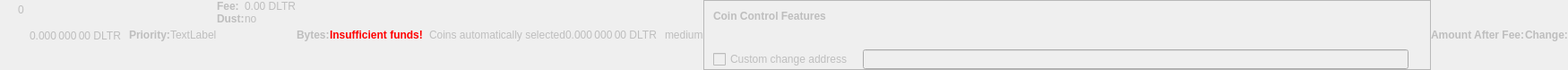
    <widget class="QWidget" name="dummyHideWidget" native="true">
     <property name="enabled">
      <bool>false</bool>
     </property>
     <property name="maximumSize">
      <size>
       <width>100</width>
       <height>22</height>
      </size>
     </property>
     <layout class="QHBoxLayout" name="dummyHideLayout">
      <property name="spacing">
       <number>0</number>
      </property>
      <property name="leftMargin">
       <number>0</number>
      </property>
      <property name="topMargin">
       <number>0</number>
      </property>
      <property name="rightMargin">
       <number>0</number>
      </property>
      <property name="bottomMargin">
       <number>0</number>
      </property>
      <item>
       <layout class="QFormLayout" name="formLayoutCoinControl1">
        <property name="horizontalSpacing">
         <number>10</number>
        </property>
        <property name="verticalSpacing">
         <number>14</number>
        </property>
        <property name="leftMargin">
         <number>10</number>
        </property>
        <property name="topMargin">
         <number>4</number>
        </property>
        <property name="rightMargin">
         <number>6</number>
        </property>
        <item row="0" column="1">
         <widget class="QLabel" name="labelCoinControlBytes">
          <property name="cursor">
           <cursorShape>IBeamCursor</cursorShape>
          </property>
          <property name="contextMenuPolicy">
           <enum>Qt::ActionsContextMenu</enum>
          </property>
          <property name="text">
           <string notr="true">0</string>
          </property>
          <property name="textInteractionFlags">
           <set>Qt::LinksAccessibleByMouse|Qt::TextSelectableByKeyboard|Qt::TextSelectableByMouse</set>
          </property>
         </widget>
        </item>
       </layout>
      </item>
      <item>
       <widget class="QLabel" name="labelCoinControlAfterFee">
        <property name="enabled">
         <bool>false</bool>
        </property>
        <property name="sizePolicy">
         <sizepolicy hsizetype="Fixed" vsizetype="Fixed">
          <horstretch>0</horstretch>
          <verstretch>0</verstretch>
         </sizepolicy>
        </property>
        <property name="minimumSize">
         <size>
          <width>111</width>
          <height>12</height>
         </size>
        </property>
        <property name="maximumSize">
         <size>
          <width>111</width>
          <height>12</height>
         </size>
        </property>
        <property name="cursor">
         <cursorShape>IBeamCursor</cursorShape>
        </property>
        <property name="contextMenuPolicy">
         <enum>Qt::ActionsContextMenu</enum>
        </property>
        <property name="text">
         <string notr="true">0.000 000 00 DLTR</string>
        </property>
        <property name="textInteractionFlags">
         <set>Qt::LinksAccessibleByMouse|Qt::TextSelectableByKeyboard|Qt::TextSelectableByMouse</set>
        </property>
       </widget>
      </item>
      <item>
       <widget class="QLabel" name="labelCoinControlPriorityText">
        <property name="enabled">
         <bool>false</bool>
        </property>
        <property name="font">
         <font>
          <weight>75</weight>
          <bold>true</bold>
         </font>
        </property>
        <property name="text">
         <string>Priority:</string>
        </property>
       </widget>
      </item>
      <item>
       <layout class="QHBoxLayout" name="horizontalLayout">
        <item>
         <widget class="QLabel" name="WarningLabel">
          <property name="text">
           <string>TextLabel</string>
          </property>
         </widget>
        </item>
       </layout>
      </item>
      <item>
       <layout class="QFormLayout" name="formLayoutCoinControl3">
        <property name="horizontalSpacing">
         <number>0</number>
        </property>
        <property name="verticalSpacing">
         <number>0</number>
        </property>
        <property name="leftMargin">
         <number>0</number>
        </property>
        <property name="topMargin">
         <number>0</number>
        </property>
        <property name="rightMargin">
         <number>0</number>
        </property>
        <item row="0" column="0">
         <widget class="QLabel" name="labelCoinControlFeeText">
          <property name="enabled">
           <bool>false</bool>
          </property>
          <property name="font">
           <font>
            <weight>75</weight>
            <bold>true</bold>
           </font>
          </property>
          <property name="text">
           <string>Fee:</string>
          </property>
          <property name="margin">
           <number>0</number>
          </property>
         </widget>
        </item>
        <item row="0" column="1">
         <widget class="QLabel" name="labelCoinControlFee">
          <property name="enabled">
           <bool>false</bool>
          </property>
          <property name="cursor">
           <cursorShape>IBeamCursor</cursorShape>
          </property>
          <property name="contextMenuPolicy">
           <enum>Qt::ActionsContextMenu</enum>
          </property>
          <property name="text">
           <string notr="true">0.00 DLTR</string>
          </property>
          <property name="textInteractionFlags">
           <set>Qt::LinksAccessibleByMouse|Qt::TextSelectableByKeyboard|Qt::TextSelectableByMouse</set>
          </property>
         </widget>
        </item>
        <item row="1" column="0">
         <widget class="QLabel" name="labelCoinControlLowOutputText">
          <property name="enabled">
           <bool>false</bool>
          </property>
          <property name="font">
           <font>
            <weight>75</weight>
            <bold>true</bold>
           </font>
          </property>
          <property name="text">
           <string>Dust:</string>
          </property>
         </widget>
        </item>
        <item row="1" column="1">
         <widget class="QLabel" name="labelCoinControlLowOutput">
          <property name="enabled">
           <bool>false</bool>
          </property>
          <property name="cursor">
           <cursorShape>IBeamCursor</cursorShape>
          </property>
          <property name="contextMenuPolicy">
           <enum>Qt::ActionsContextMenu</enum>
          </property>
          <property name="text">
           <string>no</string>
          </property>
          <property name="textInteractionFlags">
           <set>Qt::LinksAccessibleByMouse|Qt::TextSelectableByKeyboard|Qt::TextSelectableByMouse</set>
          </property>
         </widget>
        </item>
       </layout>
      </item>
      <item>
       <widget class="QLabel" name="labelCoinControlBytesText">
        <property name="enabled">
         <bool>false</bool>
        </property>
        <property name="font">
         <font>
          <weight>75</weight>
          <bold>true</bold>
         </font>
        </property>
        <property name="text">
         <string>Bytes:</string>
        </property>
       </widget>
      </item>
      <item>
       <layout class="QFormLayout" name="formLayoutCoinControl2">
        <property name="horizontalSpacing">
         <number>0</number>
        </property>
        <property name="verticalSpacing">
         <number>0</number>
        </property>
        <property name="leftMargin">
         <number>0</number>
        </property>
        <property name="topMargin">
         <number>0</number>
        </property>
        <property name="rightMargin">
         <number>0</number>
        </property>
       </layout>
      </item>
      <item>
       <layout class="QHBoxLayout" name="horizontalLayoutCoinControl2">
        <property name="spacing">
         <number>0</number>
        </property>
        <property name="bottomMargin">
         <number>0</number>
        </property>
       </layout>
      </item>
      <item>
       <widget class="QLabel" name="labelCoinControlInsuffFunds">
        <property name="enabled">
         <bool>false</bool>
        </property>
        <property name="minimumSize">
         <size>
          <width>0</width>
          <height>0</height>
         </size>
        </property>
        <property name="font">
         <font>
          <weight>75</weight>
          <bold>true</bold>
         </font>
        </property>
        <property name="styleSheet">
         <string notr="true">color:red;font-weight:bold;</string>
        </property>
        <property name="text">
         <string>Insufficient funds!</string>
        </property>
        <property name="margin">
         <number>5</number>
        </property>
       </widget>
      </item>
      <item>
       <layout class="QFormLayout" name="formLayoutCoinControl4">
        <property name="horizontalSpacing">
         <number>0</number>
        </property>
        <property name="verticalSpacing">
         <number>0</number>
        </property>
        <property name="leftMargin">
         <number>0</number>
        </property>
        <property name="topMargin">
         <number>0</number>
        </property>
        <property name="rightMargin">
         <number>0</number>
        </property>
       </layout>
      </item>
      <item>
       <widget class="QLabel" name="labelCoinControlChangeLabel">
        <property name="enabled">
         <bool>false</bool>
        </property>
        <property name="sizePolicy">
         <sizepolicy hsizetype="Preferred" vsizetype="Expanding">
          <horstretch>0</horstretch>
          <verstretch>0</verstretch>
         </sizepolicy>
        </property>
        <property name="minimumSize">
         <size>
          <width>0</width>
          <height>0</height>
         </size>
        </property>
        <property name="text">
         <string/>
        </property>
        <property name="margin">
         <number>3</number>
        </property>
       </widget>
      </item>
      <item>
       <widget class="QLabel" name="labelCoinControlAutomaticallySelected">
        <property name="enabled">
         <bool>false</bool>
        </property>
        <property name="sizePolicy">
         <sizepolicy hsizetype="Fixed" vsizetype="Fixed">
          <horstretch>0</horstretch>
          <verstretch>0</verstretch>
         </sizepolicy>
        </property>
        <property name="minimumSize">
         <size>
          <width>0</width>
          <height>0</height>
         </size>
        </property>
        <property name="maximumSize">
         <size>
          <width>240</width>
          <height>16777215</height>
         </size>
        </property>
        <property name="text">
         <string>Coins automatically selected</string>
        </property>
        <property name="margin">
         <number>5</number>
        </property>
       </widget>
      </item>
      <item>
       <widget class="QLabel" name="labelCoinControlChange">
        <property name="enabled">
         <bool>false</bool>
        </property>
        <property name="sizePolicy">
         <sizepolicy hsizetype="Fixed" vsizetype="Fixed">
          <horstretch>0</horstretch>
          <verstretch>0</verstretch>
         </sizepolicy>
        </property>
        <property name="minimumSize">
         <size>
          <width>111</width>
          <height>0</height>
         </size>
        </property>
        <property name="maximumSize">
         <size>
          <width>111</width>
          <height>16777215</height>
         </size>
        </property>
        <property name="cursor">
         <cursorShape>IBeamCursor</cursorShape>
        </property>
        <property name="contextMenuPolicy">
         <enum>Qt::ActionsContextMenu</enum>
        </property>
        <property name="text">
         <string notr="true">0.000 000 00 DLTR</string>
        </property>
        <property name="textInteractionFlags">
         <set>Qt::LinksAccessibleByMouse|Qt::TextSelectableByKeyboard|Qt::TextSelectableByMouse</set>
        </property>
       </widget>
      </item>
      <item>
       <widget class="QLabel" name="labelCoinControlPriority">
        <property name="enabled">
         <bool>false</bool>
        </property>
        <property name="cursor">
         <cursorShape>IBeamCursor</cursorShape>
        </property>
        <property name="contextMenuPolicy">
         <enum>Qt::ActionsContextMenu</enum>
        </property>
        <property name="text">
         <string>medium</string>
        </property>
        <property name="textInteractionFlags">
         <set>Qt::LinksAccessibleByMouse|Qt::TextSelectableByKeyboard|Qt::TextSelectableByMouse</set>
        </property>
       </widget>
      </item>
      <item>
       <widget class="QFrame" name="frameCoinControl">
        <property name="sizePolicy">
         <sizepolicy hsizetype="Expanding" vsizetype="Expanding">
          <horstretch>0</horstretch>
          <verstretch>0</verstretch>
         </sizepolicy>
        </property>
        <property name="maximumSize">
         <size>
          <width>16777215</width>
          <height>16777215</height>
         </size>
        </property>
        <property name="frameShape">
         <enum>QFrame::StyledPanel</enum>
        </property>
        <property name="frameShadow">
         <enum>QFrame::Sunken</enum>
        </property>
        <layout class="QVBoxLayout" name="verticalLayoutCoinControl2_2">
         <property name="spacing">
          <number>0</number>
         </property>
         <property name="leftMargin">
          <number>0</number>
         </property>
         <property name="topMargin">
          <number>0</number>
         </property>
         <property name="rightMargin">
          <number>0</number>
         </property>
         <property name="bottomMargin">
          <number>0</number>
         </property>
         <item>
          <layout class="QVBoxLayout" name="verticalLayoutCoinControl" stretch="0,0,0,1">
           <property name="spacing">
            <number>0</number>
           </property>
           <property name="leftMargin">
            <number>10</number>
           </property>
           <property name="topMargin">
            <number>10</number>
           </property>
           <item>
            <layout class="QHBoxLayout" name="horizontalLayoutCoinControl1">
             <property name="bottomMargin">
              <number>15</number>
             </property>
             <item>
              <widget class="QLabel" name="labelCoinControlFeatures">
               <property name="enabled">
                <bool>false</bool>
               </property>
               <property name="sizePolicy">
                <sizepolicy hsizetype="Preferred" vsizetype="Maximum">
                 <horstretch>0</horstretch>
                 <verstretch>0</verstretch>
                </sizepolicy>
               </property>
               <property name="font">
                <font>
                 <weight>75</weight>
                 <bold>true</bold>
                </font>
               </property>
               <property name="styleSheet">
                <string notr="true">font-weight:bold;</string>
               </property>
               <property name="text">
                <string>Coin Control Features</string>
               </property>
              </widget>
             </item>
            </layout>
           </item>
           <item>
            <widget class="QWidget" name="widgetCoinControl" native="true">
             <property name="sizePolicy">
              <sizepolicy hsizetype="Preferred" vsizetype="Preferred">
               <horstretch>0</horstretch>
               <verstretch>0</verstretch>
              </sizepolicy>
             </property>
             <property name="minimumSize">
              <size>
               <width>0</width>
               <height>0</height>
              </size>
             </property>
             <property name="styleSheet">
              <string notr="true"/>
             </property>
             <layout class="QHBoxLayout" name="horizontalLayoutCoinControl5_2">
              <property name="leftMargin">
               <number>0</number>
              </property>
              <property name="topMargin">
               <number>0</number>
              </property>
              <property name="rightMargin">
               <number>0</number>
              </property>
              <property name="bottomMargin">
               <number>0</number>
              </property>
              <item>
               <layout class="QHBoxLayout" name="horizontalLayoutCoinControl3">
                <property name="spacing">
                 <number>20</number>
                </property>
                <property name="topMargin">
                 <number>0</number>
                </property>
                <property name="bottomMargin">
                 <number>10</number>
                </property>
               </layout>
              </item>
             </layout>
            </widget>
           </item>
           <item>
            <layout class="QHBoxLayout" name="horizontalLayoutCoinControl4" stretch="0,0,0">
             <property name="spacing">
              <number>12</number>
             </property>
             <property name="sizeConstraint">
              <enum>QLayout::SetDefaultConstraint</enum>
             </property>
             <property name="topMargin">
              <number>5</number>
             </property>
             <property name="rightMargin">
              <number>5</number>
             </property>
             <item>
              <widget class="QCheckBox" name="checkBoxCoinControlChange">
               <property name="enabled">
                <bool>false</bool>
               </property>
               <property name="toolTip">
                <string>If this is activated, but the change address is empty or invalid, change will be sent to a newly generated address.</string>
               </property>
               <property name="text">
                <string>Custom change address</string>
               </property>
              </widget>
             </item>
             <item>
              <widget class="QValidatedLineEdit" name="lineEditCoinControlChange">
               <property name="enabled">
                <bool>false</bool>
               </property>
               <property name="sizePolicy">
                <sizepolicy hsizetype="Expanding" vsizetype="Fixed">
                 <horstretch>0</horstretch>
                 <verstretch>0</verstretch>
                </sizepolicy>
               </property>
              </widget>
             </item>
             <item>
              <widget class="QLabel" name="labelCoinControlChangeLabel_2">
               <property name="sizePolicy">
                <sizepolicy hsizetype="Preferred" vsizetype="Expanding">
                 <horstretch>0</horstretch>
                 <verstretch>0</verstretch>
                </sizepolicy>
               </property>
               <property name="minimumSize">
                <size>
                 <width>0</width>
                 <height>0</height>
                </size>
               </property>
               <property name="text">
                <string/>
               </property>
               <property name="margin">
                <number>3</number>
               </property>
              </widget>
             </item>
            </layout>
           </item>
           <item>
            <spacer name="verticalSpacerCoinControl">
             <property name="orientation">
              <enum>Qt::Vertical</enum>
             </property>
             <property name="sizeHint" stdset="0">
              <size>
               <width>800</width>
               <height>1</height>
              </size>
             </property>
            </spacer>
           </item>
          </layout>
         </item>
        </layout>
       </widget>
      </item>
      <item>
       <widget class="QLabel" name="labelCoinControlAfterFeeText">
        <property name="enabled">
         <bool>false</bool>
        </property>
        <property name="minimumSize">
         <size>
          <width>0</width>
          <height>0</height>
         </size>
        </property>
        <property name="maximumSize">
         <size>
          <width>16777215</width>
          <height>16777215</height>
         </size>
        </property>
        <property name="font">
         <font>
          <weight>75</weight>
          <bold>true</bold>
         </font>
        </property>
        <property name="text">
         <string>Amount After Fee:</string>
        </property>
        <property name="alignment">
         <set>Qt::AlignLeading|Qt::AlignLeft|Qt::AlignVCenter</set>
        </property>
        <property name="margin">
         <number>0</number>
        </property>
       </widget>
      </item>
      <item>
       <widget class="QLabel" name="labelCoinControlChangeText">
        <property name="enabled">
         <bool>false</bool>
        </property>
        <property name="sizePolicy">
         <sizepolicy hsizetype="Preferred" vsizetype="Preferred">
          <horstretch>0</horstretch>
          <verstretch>0</verstretch>
         </sizepolicy>
        </property>
        <property name="minimumSize">
         <size>
          <width>0</width>
          <height>0</height>
         </size>
        </property>
        <property name="maximumSize">
         <size>
          <width>16777215</width>
          <height>16777215</height>
         </size>
        </property>
        <property name="font">
         <font>
          <weight>75</weight>
          <bold>true</bold>
         </font>
        </property>
        <property name="text">
         <string>Change:</string>
        </property>
        <property name="alignment">
         <set>Qt::AlignLeading|Qt::AlignLeft|Qt::AlignVCenter</set>
        </property>
       </widget>
      </item>
     </layout>
    </widget>
